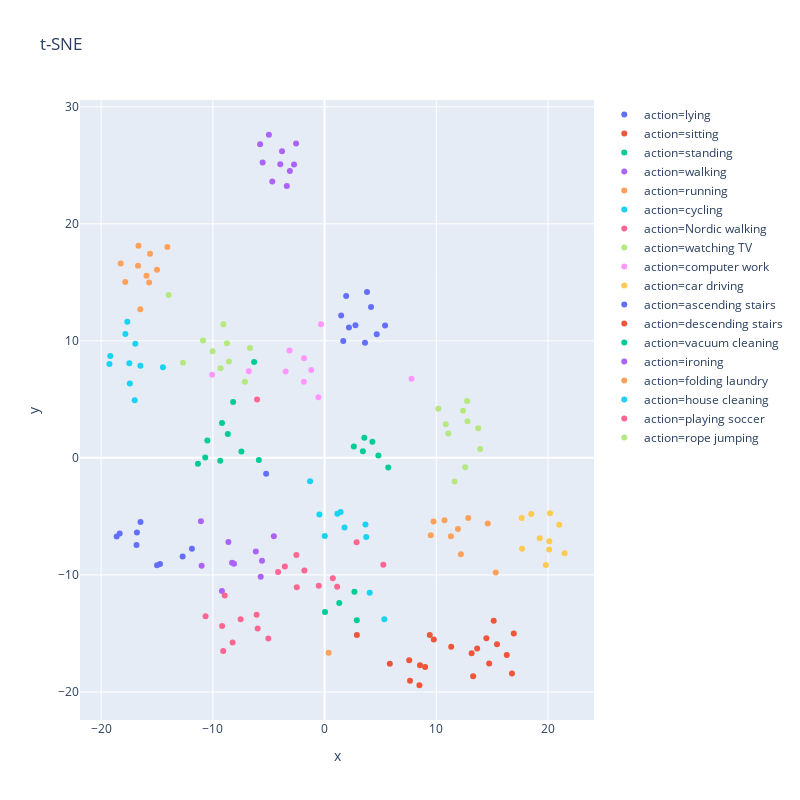
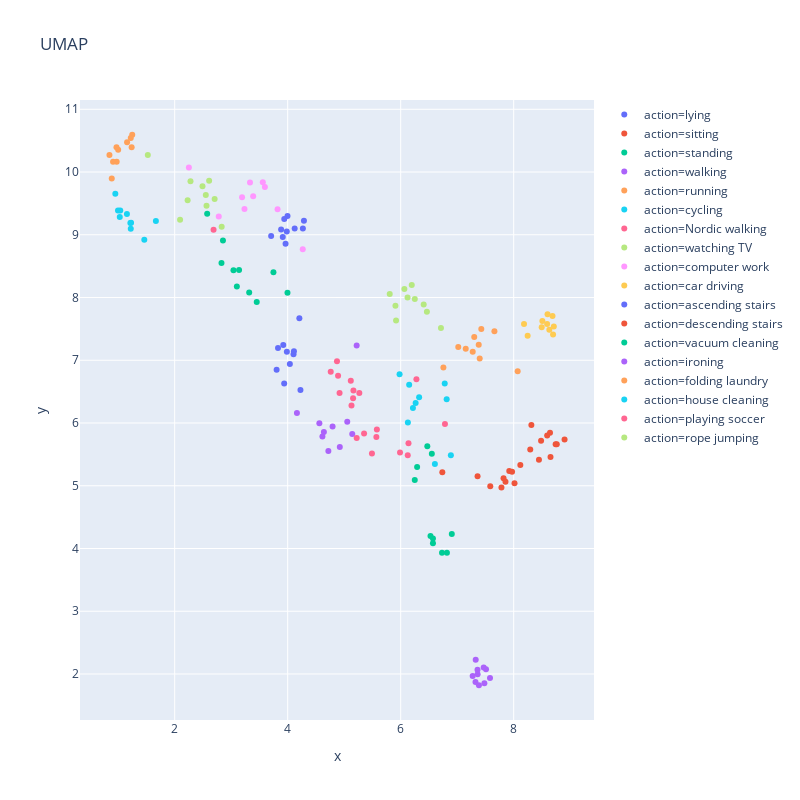

The cell these charts' notebook holds for them, in order:
### Code cell
val_actions, val_labels, val_lm = get_action_vector(ae_model, skel_dt, device, class_ids=range(18), class_names=dataReader.idToLabel)
tsne_skel_plot = plot_tnse(val_actions, val_labels, val_lm)
plot_umap(val_actions, val_labels, val_lm)

### Figure 1 — Plotly figure (JSON) as saved in the notebook; plotly's stock layout.template omitted (floating-point values rounded to 4 significant figures)
{"data": [{"hoverlabel": {"namelength": 0}, "hovertemplate": "action=lying<br>x=%{x}<br>y=%{y}", "legendgroup": "action=lying", "marker": {"color": "#636efa", "symbol": "circle"}, "mode": "markers", "name": "action=lying", "showlegend": true, "type": "scatter", "x": [3.616, 4.669, 3.8, 5.413, 2.18, 1.933, 4.159, 1.483, 2.763, 1.673], "xaxis": "x", "y": [9.837, 10.57, 14.17, 11.32, 11.15, 13.83, 12.9, 12.17, 11.34, 9.987], "yaxis": "y"}, {"hoverlabel": {"namelength": 0}, "hovertemplate": "action=sitting<br>x=%{x}<br>y=%{y}", "legendgroup": "action=sitting", "marker": {"color": "#EF553B", "symbol": "circle"}, "mode": "markers", "name": "action=sitting", "showlegend": true, "type": "scatter", "x": [13.3, 16.31, 16.77, 13.65, 14.73, 13.16, 16.94, 15.43, 15.14, 14.48], "xaxis": "x", "y": [-18.65, -16.84, -18.42, -16.28, -17.58, -16.69, -15.0, -15.93, -13.91, -15.4], "yaxis": "y"}, {"hoverlabel": {"namelength": 0}, "hovertemplate": "action=standing<br>x=%{x}<br>y=%{y}", "legendgroup": "action=standing", "marker": {"color": "#00cc96", "symbol": "circle"}, "mode": "markers", "name": "action=standing", "showlegend": true, "type": "scatter", "x": [-9.178, -10.68, -11.34, -6.308, -8.663, -9.339, -10.49, -7.443, -8.185, -5.88], "xaxis": "x", "y": [2.986, 0.0385, -0.5053, 8.201, 2.044, -0.2439, 1.476, 0.5512, 4.781, -0.1779], "yaxis": "y"}, {"hoverlabel": {"namelength": 0}, "hovertemplate": "action=walking<br>x=%{x}<br>y=%{y}", "legendgroup": "action=walking", "marker": {"color": "#ab63fa", "symbol": "circle"}, "mode": "markers", "name": "action=walking", "showlegend": true, "type": "scatter", "x": [-9.187, -11.01, -6.154, -5.601, -8.28, -8.105, -4.539, -8.608, -11.07, -5.714], "xaxis": "x", "y": [-11.38, -9.217, -7.99, -8.781, -8.961, -9.053, -6.702, -7.196, -5.418, -10.15], "yaxis": "y"}, {"hoverlabel": {"namelength": 0}, "hovertemplate": "action=running<br>x=%{x}<br>y=%{y}", "legendgroup": "action=running", "marker": {"color": "#FFA15A", "symbol": "circle"}, "mode": "markers", "name": "action=running", "showlegend": true, "type": "scatter", "x": [11.31, 12.2, 9.502, 10.73, 14.61, 15.32, 9.752, 0.3648, 11.94, 12.86], "xaxis": "x", "y": [-6.691, -8.245, -6.616, -5.331, -5.604, -9.791, -5.434, -16.65, -6.079, -5.14], "yaxis": "y"}, {"hoverlabel": {"namelength": 0}, "hovertemplate": "action=cycling<br>x=%{x}<br>y=%{y}", "legendgroup": "action=cycling", "marker": {"color": "#19d3f3", "symbol": "circle"}, "mode": "markers", "name": "action=cycling", "showlegend": true, "type": "scatter", "x": [5.349, 4.038, 3.661, 1.784, -1.296, 3.726, 1.438, 1.144, -0.4657, 0.01531], "xaxis": "x", "y": [-13.79, -11.52, -5.691, -5.957, -1.995, -6.763, -4.623, -4.782, -4.837, -6.667], "yaxis": "y"}, {"hoverlabel": {"namelength": 0}, "hovertemplate": "action=Nordic walking<br>x=%{x}<br>y=%{y}", "legendgroup": "action=Nordic walking", "marker": {"color": "#FF6692", "symbol": "circle"}, "mode": "markers", "name": "action=Nordic walking", "showlegend": true, "type": "scatter", "x": [-2.525, -2.485, -4.161, 0.7366, 5.254, 1.121, 2.867, -1.811, -3.555, -0.5228], "xaxis": "x", "y": [-8.293, -11.06, -9.761, -10.28, -9.13, -11.01, -7.205, -9.633, -9.287, -10.93], "yaxis": "y"}, {"hoverlabel": {"namelength": 0}, "hovertemplate": "action=watching TV<br>x=%{x}<br>y=%{y}", "legendgroup": "action=watching TV", "marker": {"color": "#B6E880", "symbol": "circle"}, "mode": "markers", "name": "action=watching TV", "showlegend": true, "type": "scatter", "x": [-10.02, -7.132, -12.67, -13.96, -9.308, -8.562, -8.737, -6.681, -10.88, -9.056], "xaxis": "x", "y": [9.111, 6.511, 8.132, 13.92, 7.651, 8.224, 9.795, 9.383, 10.03, 11.42], "yaxis": "y"}, {"hoverlabel": {"namelength": 0}, "hovertemplate": "action=computer work<br>x=%{x}<br>y=%{y}", "legendgroup": "action=computer work", "marker": {"color": "#FF97FF", "symbol": "circle"}, "mode": "markers", "name": "action=computer work", "showlegend": true, "type": "scatter", "x": [-1.851, -1.196, -1.841, 7.779, -10.07, -6.787, -0.3252, -0.5562, -3.487, -3.136], "xaxis": "x", "y": [6.511, 7.51, 8.511, 6.763, 7.095, 7.411, 11.41, 5.173, 7.381, 9.165], "yaxis": "y"}, {"hoverlabel": {"namelength": 0}, "hovertemplate": "action=car driving<br>x=%{x}<br>y=%{y}", "legendgroup": "action=car driving", "marker": {"color": "#FECB52", "symbol": "circle"}, "mode": "markers", "name": "action=car driving", "showlegend": true, "type": "scatter", "x": [17.68, 20.1, 21.48, 18.49, 20.18, 19.25, 19.81, 21.0, 17.64, 20.12], "xaxis": "x", "y": [-7.764, -7.824, -8.153, -4.793, -4.731, -6.871, -9.154, -5.714, -5.144, -7.124], "yaxis": "y"}, {"hoverlabel": {"namelength": 0}, "hovertemplate": "action=ascending stairs<br>x=%{x}<br>y=%{y}", "legendgroup": "action=ascending stairs", "marker": {"color": "#636efa", "symbol": "circle"}, "mode": "markers", "name": "action=ascending stairs", "showlegend": true, "type": "scatter", "x": [-16.8, -16.83, -14.73, -5.23, -16.48, -18.61, -12.7, -11.87, -14.99, -18.34], "xaxis": "x", "y": [-6.374, -7.443, -9.069, -1.365, -5.48, -6.718, -8.429, -7.761, -9.169, -6.456], "yaxis": "y"}, {"hoverlabel": {"namelength": 0}, "hovertemplate": "action=descending stairs<br>x=%{x}<br>y=%{y}", "legendgroup": "action=descending stairs", "marker": {"color": "#EF553B", "symbol": "circle"}, "mode": "markers", "name": "action=descending stairs", "showlegend": true, "type": "scatter", "x": [7.575, 8.487, 2.889, 11.33, 5.839, 9.775, 9.416, 8.541, 8.998, 7.646], "xaxis": "x", "y": [-17.3, -19.43, -15.14, -16.14, -17.58, -15.52, -15.13, -17.72, -17.88, -19.05], "yaxis": "y"}, {"hoverlabel": {"namelength": 0}, "hovertemplate": "action=vacuum cleaning<br>x=%{x}<br>y=%{y}", "legendgroup": "action=vacuum cleaning", "marker": {"color": "#00cc96", "symbol": "circle"}, "mode": "markers", "name": "action=vacuum cleaning", "showlegend": true, "type": "scatter", "x": [4.281, 0.04085, 5.696, 3.556, 2.618, 3.429, 4.815, 2.675, 1.313, 2.883], "xaxis": "x", "y": [1.377, -13.17, -0.8304, 1.729, 0.9736, 0.5715, 0.1937, -11.43, -12.4, -13.88], "yaxis": "y"}, {"hoverlabel": {"namelength": 0}, "hovertemplate": "action=ironing<br>x=%{x}<br>y=%{y}", "legendgroup": "action=ironing", "marker": {"color": "#ab63fa", "symbol": "circle"}, "mode": "markers", "name": "action=ironing", "showlegend": true, "type": "scatter", "x": [-2.549, -3.809, -3.961, -4.68, -5.545, -3.381, -4.984, -5.771, -2.731, -3.107], "xaxis": "x", "y": [26.85, 26.2, 25.08, 23.61, 25.23, 23.23, 27.61, 26.79, 25.07, 24.5], "yaxis": "y"}, {"hoverlabel": {"namelength": 0}, "hovertemplate": "action=folding laundry<br>x=%{x}<br>y=%{y}", "legendgroup": "action=folding laundry", "marker": {"color": "#FFA15A", "symbol": "circle"}, "mode": "markers", "name": "action=folding laundry", "showlegend": true, "type": "scatter", "x": [-16.5, -14.07, -15.0, -15.62, -15.94, -18.25, -16.7, -17.84, -16.66, -15.7], "xaxis": "x", "y": [12.69, 18.02, 16.08, 17.44, 15.56, 16.6, 16.42, 15.03, 18.13, 14.98], "yaxis": "y"}, {"hoverlabel": {"namelength": 0}, "hovertemplate": "action=house cleaning<br>x=%{x}<br>y=%{y}", "legendgroup": "action=house cleaning", "marker": {"color": "#19d3f3", "symbol": "circle"}, "mode": "markers", "name": "action=house cleaning", "showlegend": true, "type": "scatter", "x": [-17.0, -14.47, -17.83, -19.18, -17.43, -17.48, -17.66, -16.94, -16.49, -19.25], "xaxis": "x", "y": [4.918, 7.743, 10.59, 8.71, 6.36, 8.082, 11.64, 9.748, 7.865, 8.011], "yaxis": "y"}, {"hoverlabel": {"namelength": 0}, "hovertemplate": "action=playing soccer<br>x=%{x}<br>y=%{y}", "legendgroup": "action=playing soccer", "marker": {"color": "#FF6692", "symbol": "circle"}, "mode": "markers", "name": "action=playing soccer", "showlegend": true, "type": "scatter", "x": [-8.939, -5.036, -6.042, -9.076, -6.08, -8.228, -5.989, -10.65, -9.172, -7.513], "xaxis": "x", "y": [-11.77, -15.44, 4.981, -16.51, -13.4, -15.77, -14.59, -13.53, -14.37, -13.79], "yaxis": "y"}, {"hoverlabel": {"namelength": 0}, "hovertemplate": "action=rope jumping<br>x=%{x}<br>y=%{y}", "legendgroup": "action=rope jumping", "marker": {"color": "#B6E880", "symbol": "circle"}, "mode": "markers", "name": "action=rope jumping", "showlegend": true, "type": "scatter", "x": [12.59, 12.76, 13.93, 11.63, 10.19, 11.08, 12.79, 13.75, 12.39, 10.85], "xaxis": "x", "y": [-0.8041, 4.863, 0.7573, -2.024, 4.191, 2.079, 3.122, 2.523, 4.021, 2.864], "yaxis": "y"}], "layout": {"height": 800, "legend": {"tracegroupgap": 0}, "title": {"text": "t-SNE"}, "width": 800, "xaxis": {"anchor": "y", "domain": [0, 1], "title": {"text": "x"}}, "yaxis": {"anchor": "x", "domain": [0, 1], "title": {"text": "y"}}}}

### Figure 2 — Plotly figure (JSON) as saved in the notebook; plotly's stock layout.template omitted (floating-point values rounded to 4 significant figures)
{"data": [{"hoverlabel": {"namelength": 0}, "hovertemplate": "action=lying<br>x=%{x}<br>y=%{y}", "legendgroup": "action=lying", "marker": {"color": "#636efa", "symbol": "circle"}, "mode": "markers", "name": "action=lying", "showlegend": true, "type": "scatter", "x": [3.913, 3.884, 4.124, 3.997, 3.984, 4.269, 4.288, 3.94, 3.963, 3.707], "xaxis": "x", "y": [8.965, 9.084, 9.099, 9.299, 9.051, 9.102, 9.225, 9.25, 8.857, 8.98], "yaxis": "y"}, {"hoverlabel": {"namelength": 0}, "hovertemplate": "action=sitting<br>x=%{x}<br>y=%{y}", "legendgroup": "action=sitting", "marker": {"color": "#EF553B", "symbol": "circle"}, "mode": "markers", "name": "action=sitting", "showlegend": true, "type": "scatter", "x": [8.485, 8.742, 8.9, 8.447, 8.652, 8.293, 8.313, 8.762, 8.643, 8.592], "xaxis": "x", "y": [5.716, 5.662, 5.737, 5.415, 5.459, 5.576, 5.969, 5.663, 5.845, 5.801], "yaxis": "y"}, {"hoverlabel": {"namelength": 0}, "hovertemplate": "action=standing<br>x=%{x}<br>y=%{y}", "legendgroup": "action=standing", "marker": {"color": "#00cc96", "symbol": "circle"}, "mode": "markers", "name": "action=standing", "showlegend": true, "type": "scatter", "x": [2.829, 3.1, 3.452, 2.575, 3.041, 3.318, 3.14, 3.748, 2.854, 3.996], "xaxis": "x", "y": [8.55, 8.177, 7.928, 9.334, 8.434, 8.081, 8.439, 8.401, 8.908, 8.077], "yaxis": "y"}, {"hoverlabel": {"namelength": 0}, "hovertemplate": "action=walking<br>x=%{x}<br>y=%{y}", "legendgroup": "action=walking", "marker": {"color": "#ab63fa", "symbol": "circle"}, "mode": "markers", "name": "action=walking", "showlegend": true, "type": "scatter", "x": [5.221, 4.163, 4.72, 4.922, 4.615, 4.641, 5.143, 4.795, 4.561, 5.054], "xaxis": "x", "y": [7.236, 6.158, 5.554, 5.618, 5.784, 5.859, 5.823, 5.946, 5.998, 6.02], "yaxis": "y"}, {"hoverlabel": {"namelength": 0}, "hovertemplate": "action=running<br>x=%{x}<br>y=%{y}", "legendgroup": "action=running", "marker": {"color": "#FFA15A", "symbol": "circle"}, "mode": "markers", "name": "action=running", "showlegend": true, "type": "scatter", "x": [7.275, 7.398, 7.151, 7.019, 7.659, 8.07, 7.302, 6.756, 7.381, 7.426], "xaxis": "x", "y": [7.138, 7.028, 7.185, 7.21, 7.464, 6.823, 7.372, 6.883, 7.247, 7.497], "yaxis": "y"}, {"hoverlabel": {"namelength": 0}, "hovertemplate": "action=cycling<br>x=%{x}<br>y=%{y}", "legendgroup": "action=cycling", "marker": {"color": "#19d3f3", "symbol": "circle"}, "mode": "markers", "name": "action=cycling", "showlegend": true, "type": "scatter", "x": [6.605, 6.888, 6.813, 6.15, 5.98, 6.779, 6.326, 6.265, 6.216, 6.127], "xaxis": "x", "y": [5.346, 5.486, 6.38, 6.61, 6.777, 6.63, 6.411, 6.317, 6.239, 6.01], "yaxis": "y"}, {"hoverlabel": {"namelength": 0}, "hovertemplate": "action=Nordic walking<br>x=%{x}<br>y=%{y}", "legendgroup": "action=Nordic walking", "marker": {"color": "#FF6692", "symbol": "circle"}, "mode": "markers", "name": "action=Nordic walking", "showlegend": true, "type": "scatter", "x": [5.578, 5.491, 5.221, 6.138, 6.783, 6.125, 6.278, 5.569, 5.352, 5.988], "xaxis": "x", "y": [5.895, 5.515, 5.762, 5.676, 5.986, 5.487, 6.697, 5.776, 5.831, 5.528], "yaxis": "y"}, {"hoverlabel": {"namelength": 0}, "hovertemplate": "action=watching TV<br>x=%{x}<br>y=%{y}", "legendgroup": "action=watching TV", "marker": {"color": "#B6E880", "symbol": "circle"}, "mode": "markers", "name": "action=watching TV", "showlegend": true, "type": "scatter", "x": [2.492, 2.832, 2.096, 1.525, 2.61, 2.28, 2.707, 2.563, 2.229, 2.551], "xaxis": "x", "y": [9.774, 9.129, 9.24, 10.27, 9.86, 9.851, 9.572, 9.464, 9.549, 9.634], "yaxis": "y"}, {"hoverlabel": {"namelength": 0}, "hovertemplate": "action=computer work<br>x=%{x}<br>y=%{y}", "legendgroup": "action=computer work", "marker": {"color": "#FF97FF", "symbol": "circle"}, "mode": "markers", "name": "action=computer work", "showlegend": true, "type": "scatter", "x": [3.333, 3.597, 3.389, 4.267, 2.252, 2.78, 3.821, 3.56, 3.193, 3.235], "xaxis": "x", "y": [9.835, 9.76, 9.614, 8.771, 10.07, 9.292, 9.407, 9.837, 9.599, 9.41], "yaxis": "y"}, {"hoverlabel": {"namelength": 0}, "hovertemplate": "action=car driving<br>x=%{x}<br>y=%{y}", "legendgroup": "action=car driving", "marker": {"color": "#FECB52", "symbol": "circle"}, "mode": "markers", "name": "action=car driving", "showlegend": true, "type": "scatter", "x": [8.247, 8.696, 8.591, 8.599, 8.687, 8.495, 8.631, 8.508, 8.183, 8.71], "xaxis": "x", "y": [7.392, 7.409, 7.579, 7.734, 7.706, 7.525, 7.488, 7.627, 7.578, 7.54], "yaxis": "y"}, {"hoverlabel": {"namelength": 0}, "hovertemplate": "action=ascending stairs<br>x=%{x}<br>y=%{y}", "legendgroup": "action=ascending stairs", "marker": {"color": "#636efa", "symbol": "circle"}, "mode": "markers", "name": "action=ascending stairs", "showlegend": true, "type": "scatter", "x": [3.985, 3.922, 3.804, 4.207, 3.829, 4.103, 3.938, 4.226, 4.038, 4.111], "xaxis": "x", "y": [7.136, 7.244, 6.848, 7.669, 7.197, 7.094, 6.631, 6.526, 6.94, 7.145], "yaxis": "y"}, {"hoverlabel": {"namelength": 0}, "hovertemplate": "action=descending stairs<br>x=%{x}<br>y=%{y}", "legendgroup": "action=descending stairs", "marker": {"color": "#EF553B", "symbol": "circle"}, "mode": "markers", "name": "action=descending stairs", "showlegend": true, "type": "scatter", "x": [7.586, 8.015, 6.737, 8.117, 7.36, 7.921, 7.971, 7.783, 7.82, 7.855], "xaxis": "x", "y": [4.994, 5.042, 5.214, 5.33, 5.151, 5.235, 5.224, 4.972, 5.12, 5.063], "yaxis": "y"}, {"hoverlabel": {"namelength": 0}, "hovertemplate": "action=vacuum cleaning<br>x=%{x}<br>y=%{y}", "legendgroup": "action=vacuum cleaning", "marker": {"color": "#00cc96", "symbol": "circle"}, "mode": "markers", "name": "action=vacuum cleaning", "showlegend": true, "type": "scatter", "x": [6.571, 6.249, 6.904, 6.571, 6.527, 6.732, 6.818, 6.471, 6.291, 6.551], "xaxis": "x", "y": [4.085, 5.093, 4.231, 4.159, 4.201, 3.931, 3.932, 5.628, 5.297, 5.509], "yaxis": "y"}, {"hoverlabel": {"namelength": 0}, "hovertemplate": "action=ironing<br>x=%{x}<br>y=%{y}", "legendgroup": "action=ironing", "marker": {"color": "#ab63fa", "symbol": "circle"}, "mode": "markers", "name": "action=ironing", "showlegend": true, "type": "scatter", "x": [7.58, 7.324, 7.274, 7.51, 7.36, 7.481, 7.328, 7.469, 7.361, 7.385], "xaxis": "x", "y": [1.934, 1.873, 1.966, 2.077, 2.067, 1.853, 2.226, 2.102, 1.996, 1.821], "yaxis": "y"}, {"hoverlabel": {"namelength": 0}, "hovertemplate": "action=folding laundry<br>x=%{x}<br>y=%{y}", "legendgroup": "action=folding laundry", "marker": {"color": "#FFA15A", "symbol": "circle"}, "mode": "markers", "name": "action=folding laundry", "showlegend": true, "type": "scatter", "x": [0.886, 1.249, 1.223, 0.9697, 0.8456, 1.238, 1.158, 0.9738, 1.0, 0.9093], "xaxis": "x", "y": [9.897, 10.59, 10.54, 10.39, 10.27, 10.39, 10.47, 10.17, 10.36, 10.16], "yaxis": "y"}, {"hoverlabel": {"namelength": 0}, "hovertemplate": "action=house cleaning<br>x=%{x}<br>y=%{y}", "legendgroup": "action=house cleaning", "marker": {"color": "#19d3f3", "symbol": "circle"}, "mode": "markers", "name": "action=house cleaning", "showlegend": true, "type": "scatter", "x": [1.462, 1.668, 1.037, 1.228, 1.223, 1.028, 0.9496, 0.997, 1.216, 1.155], "xaxis": "x", "y": [8.921, 9.221, 9.387, 9.193, 9.095, 9.282, 9.654, 9.386, 9.188, 9.331], "yaxis": "y"}, {"hoverlabel": {"namelength": 0}, "hovertemplate": "action=playing soccer<br>x=%{x}<br>y=%{y}", "legendgroup": "action=playing soccer", "marker": {"color": "#FF6692", "symbol": "circle"}, "mode": "markers", "name": "action=playing soccer", "showlegend": true, "type": "scatter", "x": [4.872, 5.268, 2.688, 5.164, 5.129, 5.117, 5.158, 4.762, 4.892, 4.918], "xaxis": "x", "y": [6.983, 6.478, 9.078, 6.519, 6.28, 6.675, 6.394, 6.818, 6.755, 6.479], "yaxis": "y"}, {"hoverlabel": {"namelength": 0}, "hovertemplate": "action=rope jumping<br>x=%{x}<br>y=%{y}", "legendgroup": "action=rope jumping", "marker": {"color": "#B6E880", "symbol": "circle"}, "mode": "markers", "name": "action=rope jumping", "showlegend": true, "type": "scatter", "x": [6.464, 6.196, 6.407, 6.713, 5.806, 5.918, 6.065, 6.25, 6.121, 5.907], "xaxis": "x", "y": [7.772, 8.2, 7.889, 7.514, 8.056, 7.636, 8.138, 7.976, 8.0, 7.868], "yaxis": "y"}], "layout": {"height": 800, "legend": {"tracegroupgap": 0}, "title": {"text": "UMAP"}, "width": 800, "xaxis": {"anchor": "y", "domain": [0, 1], "title": {"text": "x"}}, "yaxis": {"anchor": "x", "domain": [0, 1], "title": {"text": "y"}}}}
